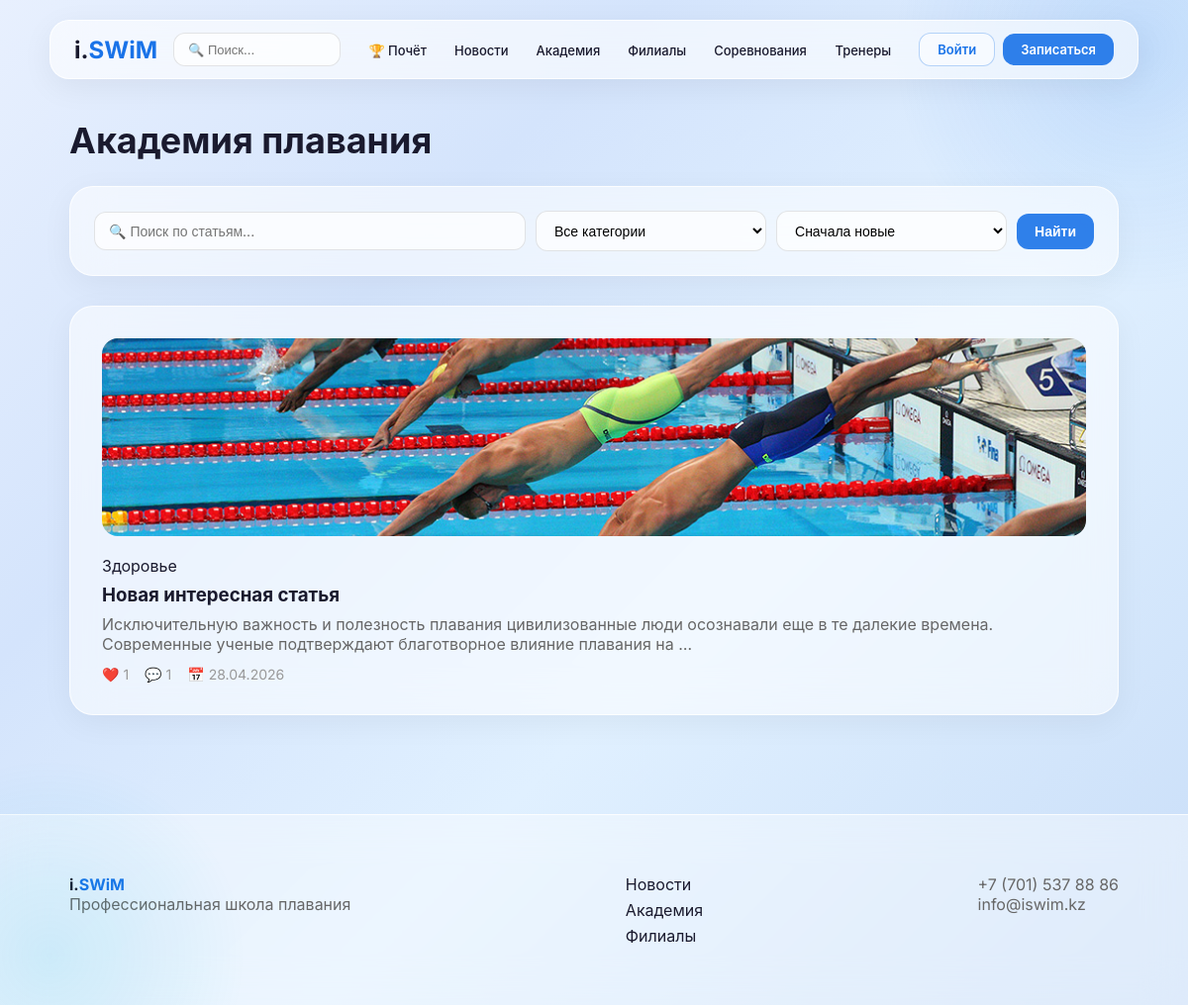
The page /academy/ on the database its author committed.
### academy/models.py (models this page shows, shortened)
class Article(models.Model):
    CATEGORY_CHOICES = [
        ('technique', 'Техника плавания'),
        ('health', 'Здоровье'),
        ('nutrition', 'Питание'),
    ]
    title = models.CharField(max_length=200, verbose_name='Заголовок')
    slug = models.SlugField(unique=True, verbose_name='ЧПУ')
    category = models.CharField(max_length=20, choices=CATEGORY_CHOICES, verbose_name='Категория')
    content = models.TextField(verbose_name='Содержание')
    video_url = models.URLField(blank=True, verbose_name='Ссылка на видео')
    image = models.ImageField(upload_to='academy/', blank=True, verbose_name='Изображение')
    published_at = models.DateTimeField(auto_now_add=True, verbose_name='Дата публикации')
    class Meta:
        verbose_name = 'Статья'
        verbose_name_plural = 'Статьи'
        ordering = ['-published_at']

### academy/views.py (the view)
# urls.py: path('academy/', ArticleListView.as_view(), name='article_list'),
class ArticleListView(ListView):
    model = Article
    template_name = 'academy/article_list.html'
    context_object_name = 'articles'
    paginate_by = 10
    def get_queryset(self):
        queryset = Article.objects.all()
        search = self.request.GET.get('search', '')
        if search:
            queryset = queryset.filter(
                Q(title__icontains=search) | Q(content__icontains=search)
            )
        category = self.request.GET.get('category', '')
        if category:
            queryset = queryset.filter(category=category)
        sort = self.request.GET.get('sort', 'newest')
        if sort == 'oldest':
            queryset = queryset.order_by('published_at')
        elif sort == 'popular':
            queryset = sorted(queryset, key=lambda a: a.likes.count(), reverse=True)
        else:
            queryset = queryset.order_by('-published_at')
        return queryset
    def get_context_data(self, **kwargs):
        context = super().get_context_data(**kwargs)
        context['current_search'] = self.request.GET.get('search', '')
        context['current_category'] = self.request.GET.get('category', '')
        context['current_sort'] = self.request.GET.get('sort', 'newest')
        context['categories'] = Article.CATEGORY_CHOICES
        return context

### academy/templates/academy/article_list.html (shortened to what this page needs)
{% extends 'core/base.html' %}
{% block content %}
<div class="container">
    <h1 class="page-title">Академия плавания</h1>
    <div class="glass-card" style="margin-bottom:30px;padding:24px;">
        <form method="get" style="display:flex;gap:10px;flex-wrap:wrap;align-items:center;">
            <input type="text" name="search" value="{{ current_search }}" placeholder="🔍 Поиск по статьям..." style="flex:2;min-width:180px;padding:10px 14px;border-radius:12px;border:1px solid rgba(0,0,0,0.1);background:rgba(255,255,255,0.7);font-family:'Inter',sans-serif;font-size:14px;">
            <select name="category" style="flex:1;min-width:130px;padding:10px 14px;border-radius:12px;border:1px solid rgba(0,0,0,0.1);background:rgba(255,255,255,0.7);font-family:'Inter',sans-serif;font-size:14px;">
                <option value="">Все категории</option>
            </select>
            <select name="sort" style="flex:1;min-width:130px;padding:10px 14px;border-radius:12px;border:1px solid rgba(0,0,0,0.1);background:rgba(255,255,255,0.7);font-family:'Inter',sans-serif;font-size:14px;">
                <option value="newest" {% if current_sort == 'newest' %}selected{% endif %}>Сначала новые</option>
            </select>
            <button type="submit" class="btn-glass" style="white-space:nowrap;font-size:14px;padding:10px 18px;">Найти</button>
        </form>
    </div>
    <div class="grid-3">
        {% for article in articles %}
            <a href="{% url 'article_detail' article.slug %}" style="text-decoration:none;color:inherit;">
                <div class="glass-card" style="height:100%;">
                    {% if article.image %}
                        <img src="{{ article.image.url }}" style="width:100%;height:200px;object-fit:cover;border-radius:16px;margin-bottom:16px;">
                    {% endif %}
                    <span class="badge-accent" style="display:inline-block;margin-bottom:8px;">{{ article.get_category_display }}</span>
                    <h3 style="font-weight:700;margin-bottom:8px;">{{ article.title }}</h3>
                    <p style="color:#666;margin-bottom:12px;">{{ article.content|truncatewords:20 }}</p>
                    <div style="display:flex;gap:16px;align-items:center;color:#999;font-size:14px;">
                        <span>❤️ {{ article.likes.count }}</span>
                        <span>💬 {{ article.comments.count }}</span>
                        <span>📅 {{ article.published_at|date:"d.m.Y" }}</span>
                    </div>
                </div>
            </a>
        {% empty %}
            <div class="glass-card" style="grid-column:1/-1;text-align:center;padding:48px;">
                <p style="color:#999;font-size:18px;">😔 Статей пока нет</p>
            </div>
        {% endfor %}
    </div>
</div>
{% endblock %}

### core/templates/core/base.html (style rules this page uses)
* { margin: 0; padding: 0; box-sizing: border-box; }
body { font-family: 'Inter', -apple-system, BlinkMacSystemFont, sans-serif; background: linear-gradient(135deg, #e8f0fe 0%, #d4e4fc 30%, #e0f0ff 60%, #c8ddf8 100%); background-attachment: fixed; min-height: 100vh; color: #1a1a2e; -webkit-font-smoothing: antialiased; }
body::before { content: ''; position: fixed; top: -200px; right: -200px; width: 500px; height: 500px; background: radial-gradient(circle, rgba(26,115,232,0.15) 0%, transparent 70%); border-radius: 50%; pointer-events: none; z-index: 0; }
body::after { content: ''; position: fixed; bottom: -150px; left: -150px; width: 400px; height: 400px; background: radial-gradient(circle, rgba(0,180,216,0.12) 0%, transparent 70%); border-radius: 50%; pointer-events: none; z-index: 0; }
.btn-glass, .btn-glass-outline { padding: 8px 18px; border-radius: 12px; font-weight: 600; font-size: 13px; cursor: pointer; text-decoration: none; display: inline-block; transition: all 0.3s; white-space: nowrap; }
.btn-glass { background: rgba(26,115,232,0.9); color: white; border: none; }
.container { max-width: 1100px; margin: 0 auto; padding: 20px; }
.glass-card { background: rgba(255,255,255,0.55); backdrop-filter: blur(20px); -webkit-backdrop-filter: blur(20px); border: 1px solid rgba(255,255,255,0.8); border-radius: 24px; padding: 32px; box-shadow: 0 8px 32px rgba(0,0,0,0.05); }
.page-title { font-size: 36px; font-weight: 700; margin-bottom: 24px; }

### rows shown on the page
Article: image (picture), category "Здоровье", title "Новая интересная статья", content "Исключительную важность и полезность плавания цивилизованные люди осознавали еще в те далекие времена. Современные ученые подтверждают благотворное влияние плавания на …", likes.count "1", comments.count "1", published_at "28.04.2026"
